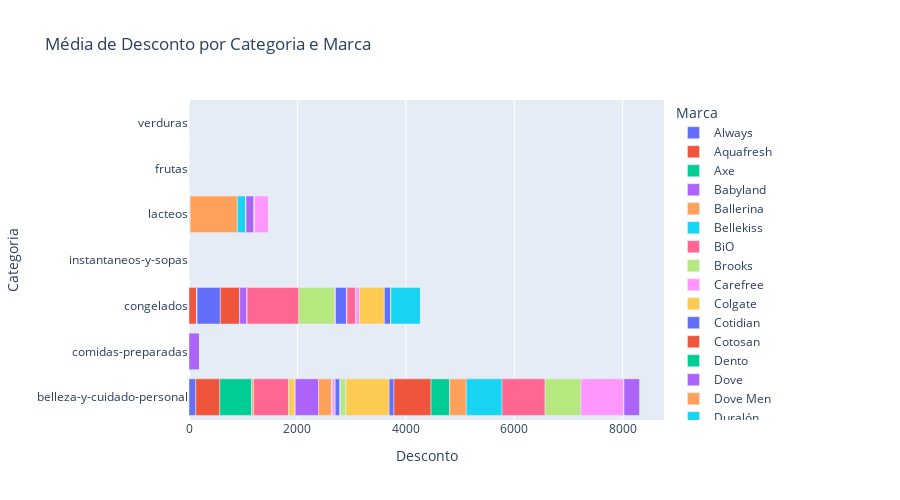

Notebook code for this chart:
### Markdown cell above
# 5 - Plote um gráfico de mapa interativo agrupando os dados por categoria, marca e trazendo a média de desconto.

### Code cell
# Agrupando os dados por categorias e marca, calculando a média de desconto
dados_agrupados = df.groupby(['Categoria', 'Marca'])['Desconto'].mean().reset_index()

# Criando o gráfico de barras
fig = px.bar(dados_agrupados,
             x='Desconto',
             y='Categoria',
             color='Marca',
             orientation='h',
             title='Média de Desconto por Categoria e Marca',
             width=900,
             height=500
)

# Exibindo o Gráico
fig
